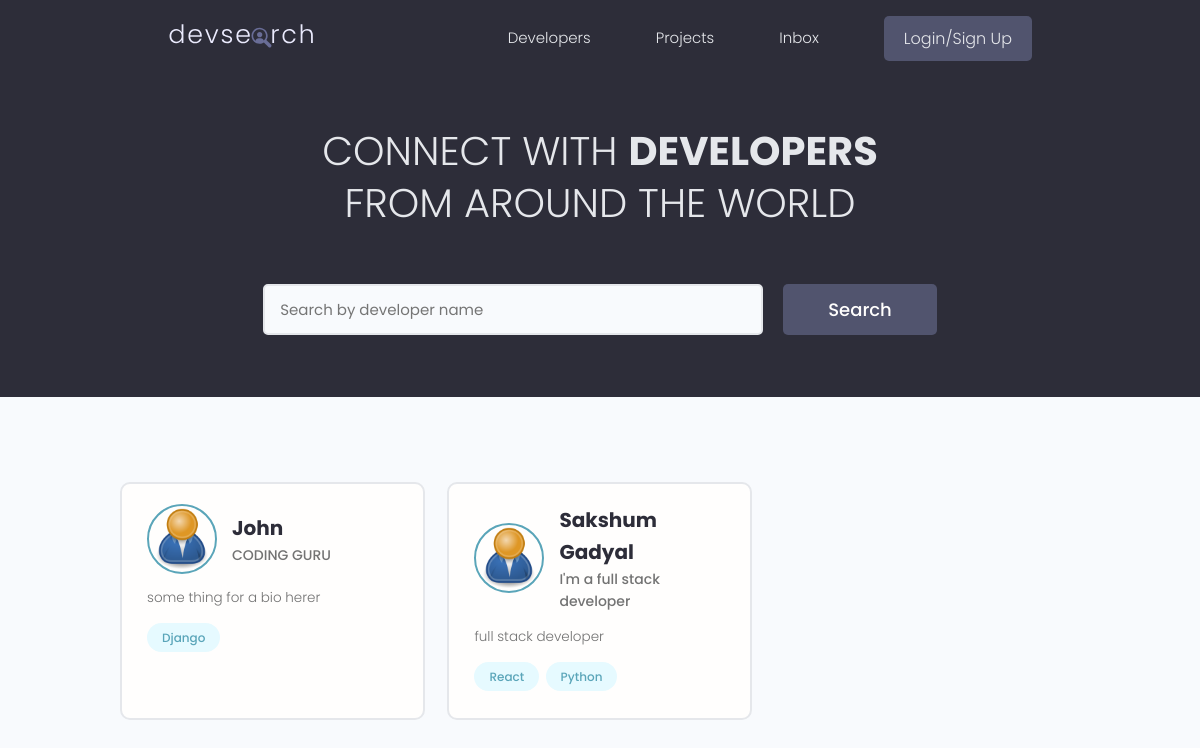
The app's page /, older data.
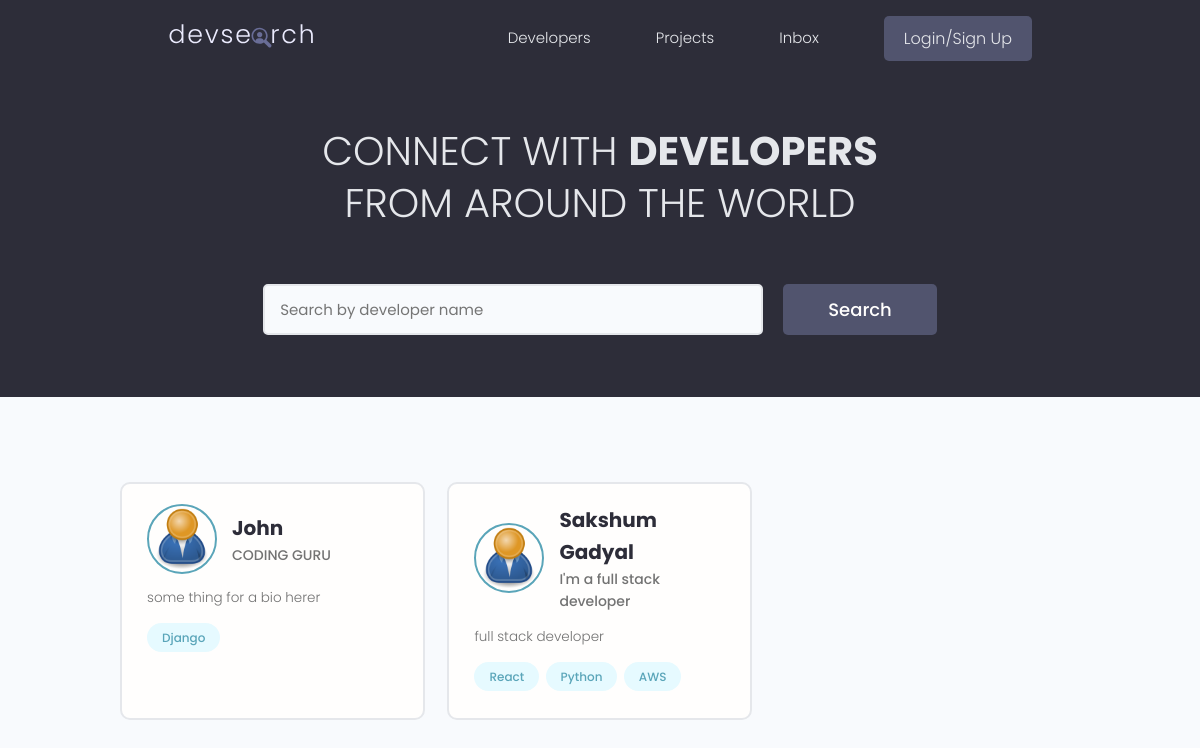
The same page, newer data.
### users/models.py (models this page shows, shortened)
class Profile(models.Model):
    user = models.OneToOneField(User, on_delete=models.CASCADE, null=True,blank=True)
    name = models.CharField(max_length=200, blank=True, null=True)
    email = models.EmailField(max_length=500, blank=True, null=True)
    username = models.CharField(max_length=200, blank=True, null=True)
    location = models.CharField(max_length=200, blank=True, null=True)
    short_intro = models.CharField(max_length=200, blank=True, null=True)
    bio = models.TextField(blank=True, null=True)
    profile_image = models.ImageField(null=True, blank=True,
        upload_to='profiles/',default="profiles/user-default.png")
    social_github = models.CharField(max_length=200, blank=True, null=True)
    social_twitter = models.CharField(max_length=200, blank=True, null=True)
    social_linkedin = models.CharField(max_length=200, blank=True, null=True)
    social_youtube = models.CharField(max_length=200, blank=True, null=True)
    social_website = models.CharField(max_length=200, blank=True, null=True)
    created = models.DateTimeField(auto_now_add=True)
    id = models.UUIDField(default=uuid.uuid4, unique=True,
                            primary_key=True, editable=False)

class Skill(models.Model):
    owner = models.ForeignKey(
        Profile, on_delete=models.CASCADE, null=True, blank=True,)
    name = models.CharField(max_length=200, blank=True, null=True)
    description = models.TextField(null=True, blank=True)
    created = models.DateTimeField(auto_now_add=True)
    id = models.UUIDField(default=uuid.uuid4, unique=True,
                    primary_key=True, editable=False)
    def __str__(self):
        return str(self.name)

### users/views.py (the view)
# urls.py: path('', profiles, name="profiles"),
def profiles(request):
    profiles, search_query = searchProfiles(request)
    context = {'profiles': profiles, 'search_query': search_query}
    return render(request, 'users/profiles.html', context)

### users/utils.py (called while the page is built)
def searchProfiles(request):
     search_query = ''
     if request.GET.get('search_query'):
        search_query = request.GET.get('search_query')
     skills = Skill.objects.filter(name__icontains=search_query)
     profiles = Profile.objects.distinct().filter(Q(name__icontains=search_query) | Q(short_intro__icontains=search_query)
        | Q(skill__in=skills))
     return profiles, search_query

### users/templates/users/profiles.html (shortened to what this page needs)
{% extends 'main.html'%}
{% block content %}
  <main class="home">
    <section class="hero-section text-center">
      <div class="container container--narrow">
        <div class="hero-section__box">
          <h2>CONNECT WITH <span>DEVELOPERS</span></h2>
          <h2>FROM AROUND THE WORLD</h2>
        </div>
        <div class="hero-section__search">
          <form class="form" action="{% url 'profiles' %}" method="get">
            <div class="form__field">
              <input class="input input--text" id="formInput#search" type="text" name="search_query"
                value="{{search_query}}"placeholder="Search by developer name" />
            </div>
            <input class="btn btn--sub btn--lg" type="submit" value="Search" />
          </form>
        </div>
      </div>
    </section>
    <section class="devlist">
      <div class="container">
        <div class="grid grid--three">
            {% for profile in profiles %}
            <div class="column card">
            <div class="dev">
              <a href="{% url 'user-profile' profile.id %}" class="card__body">
                <div class="dev__profile">
                  <img class="avatar avatar--md" src="{{profile.profile_image.url}}" alt="image" />
                  <div class="dev__meta">
                    <h3>{{profile.name}}</h3>
                    <h5>{{profile.short_intro|slice:"60"}}</h5>
                  </div>
                </div>
                <p class="dev__info">{{profile.bio|slice:"150"}}
                </p>
                <div class="dev__skills">
                  {% for skill in profile.skill_set.all|slice:"5" %}
                    <span class="tag tag--pill tag--main">
                    <small>{{skill}}</small>
                  </span>
                  {% endfor %}
                </div>
              </a>
            </div>
          </div>
        {% endfor %}
        </div>
      </div>
    </section>
  </main>
{% endblock content %}

Row changes from the older to the newer data that the page shows:
added Skill: name "AWS", shown under Profile "Sakshum Gadyal"
